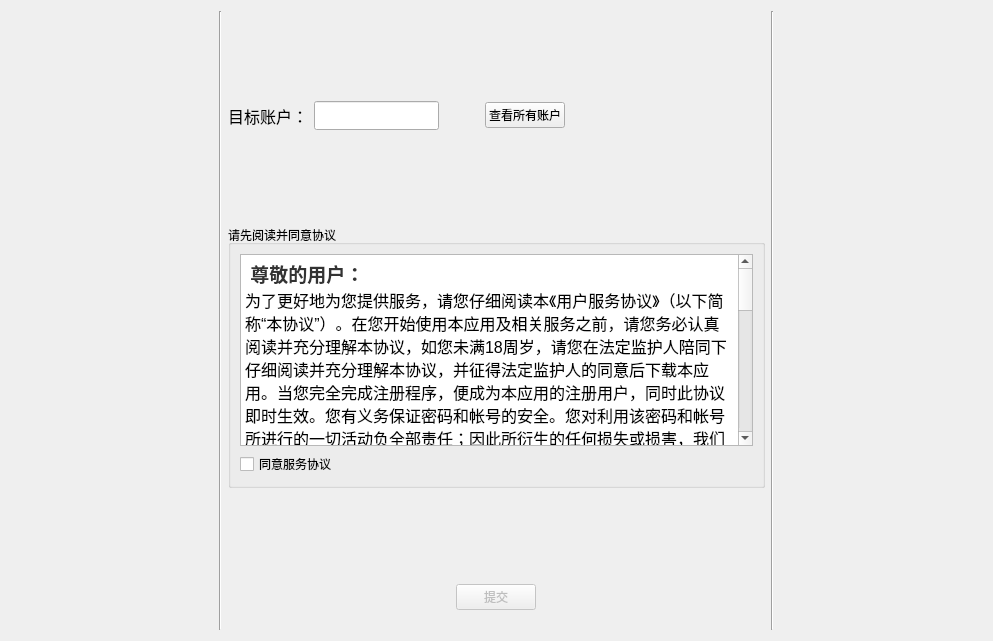
          <widget class="QWidget" name="scrollAreaWidgetContents_4">
           <property name="geometry">
            <rect>
             <x>0</x>
             <y>0</y>
             <width>993</width>
             <height>641</height>
            </rect>
           </property>
           <layout class="QHBoxLayout" name="horizontalLayout_19">
            <item>
             <spacer name="horizontalSpacer_16">
              <property name="orientation">
               <enum>Qt::Horizontal</enum>
              </property>
              <property name="sizeHint" stdset="0">
               <size>
                <width>125</width>
                <height>20</height>
               </size>
              </property>
             </spacer>
            </item>
            <item>
             <widget class="Line" name="line_2">
              <property name="orientation">
               <enum>Qt::Vertical</enum>
              </property>
             </widget>
            </item>
            <item>
             <layout class="QVBoxLayout" name="verticalLayout_12">
              <property name="bottomMargin">
               <number>20</number>
              </property>
              <item>
               <spacer name="verticalSpacer_7">
                <property name="orientation">
                 <enum>Qt::Vertical</enum>
                </property>
                <property name="sizeHint" stdset="0">
                 <size>
                  <width>20</width>
                  <height>40</height>
                 </size>
                </property>
               </spacer>
              </item>
              <item>
               <layout class="QHBoxLayout" name="horizontalLayout_14">
                <property name="rightMargin">
                 <number>200</number>
                </property>
                <item>
                 <widget class="QLabel" name="label_10">
                  <property name="font">
                   <font>
                    <family>Calibri</family>
                    <pointsize>12</pointsize>
                    <weight>50</weight>
                    <italic>false</italic>
                    <bold>false</bold>
                   </font>
                  </property>
                  <property name="text">
                   <string>目标账户：</string>
                  </property>
                 </widget>
                </item>
                <item>
                 <widget class="QLineEdit" name="removeTabTargetAccount">
                  <property name="font">
                   <font>
                    <family>Calibri</family>
                    <pointsize>12</pointsize>
                   </font>
                  </property>
                 </widget>
                </item>
                <item>
                 <spacer name="horizontalSpacer_15">
                  <property name="orientation">
                   <enum>Qt::Horizontal</enum>
                  </property>
                  <property name="sizeHint" stdset="0">
                   <size>
                    <width>40</width>
                    <height>20</height>
                   </size>
                  </property>
                 </spacer>
                </item>
                <item>
                 <widget class="QPushButton" name="removeTabShowAccounts">
                  <property name="text">
                   <string>查看所有账户</string>
                  </property>
                 </widget>
                </item>
               </layout>
              </item>
              <item>
               <spacer name="verticalSpacer_5">
                <property name="orientation">
                 <enum>Qt::Vertical</enum>
                </property>
                <property name="sizeHint" stdset="0">
                 <size>
                  <width>20</width>
                  <height>40</height>
                 </size>
                </property>
               </spacer>
              </item>
              <item>
               <widget class="QGroupBox" name="groupBox_4">
                <property name="title">
                 <string>请先阅读并同意协议</string>
                </property>
                <layout class="QVBoxLayout" name="verticalLayout_11">
                 <item>
                  <layout class="QVBoxLayout" name="verticalLayout_10">
                   <item>
                    <widget class="QTextBrowser" name="textBrowser_2">
                     <property name="html">
                      <string>&lt;!DOCTYPE HTML PUBLIC &quot;-//W3C//DTD HTML 4.0//EN&quot; &quot;http://www.w3.org/TR/REC-html40/strict.dtd&quot;&gt;
&lt;html&gt;&lt;head&gt;&lt;meta name=&quot;qrichtext&quot; content=&quot;1&quot; /&gt;&lt;style type=&quot;text/css&quot;&gt;
p, li { white-space: pre-wrap; }
&lt;/style&gt;&lt;/head&gt;&lt;body style=&quot; font-family:'Sitka Subheading'; font-size:12pt; font-weight:400; font-style:normal;&quot;&gt;
&lt;p style=&quot; margin-top:0px; margin-bottom:0px; margin-left:0px; margin-right:0px; -qt-block-indent:0; text-indent:0px;&quot;&gt;&lt;span style=&quot; font-family:'Helvetica Neue','Helvetica','Arial','sans-serif'; font-size:14pt; font-weight:696; color:#333333; background-color:#ffffff;&quot;&gt; 尊敬的用户：&lt;/span&gt;&lt;/p&gt;
&lt;p style=&quot; margin-top:0px; margin-bottom:0px; margin-left:0px; margin-right:0px; -qt-block-indent:0; text-indent:0px;&quot;&gt;为了更好地为您提供服务，请您仔细阅读本《用户服务协议》（以下简称“本协议”）。在您开始使用本应用及相关服务之前，请您务必认真阅读并充分理解本协议，如您未满18周岁，请您在法定监护人陪同下仔细阅读并充分理解本协议，并征得法定监护人的同意后下载本应用。当您完全完成注册程序，便成为本应用的注册用户，同时此协议即时生效。您有义务保证密码和帐号的安全。您对利用该密码和帐号所进行的一切活动负全部责任；因此所衍生的任何损失或损害，我们无法也不承担任何责任。&lt;/p&gt;
&lt;p style=&quot;-qt-paragraph-type:empty; margin-top:0px; margin-bottom:0px; margin-left:0px; margin-right:0px; -qt-block-indent:0; text-indent:0px;&quot;&gt;&lt;br /&gt;&lt;/p&gt;
&lt;p style=&quot; margin-top:0px; margin-bottom:0px; margin-left:0px; margin-right:0px; -qt-block-indent:0; text-indent:0px;&quot;&gt;为了能使用本服务，您同意以下事项：&lt;/p&gt;
&lt;p style=&quot;-qt-paragraph-type:empty; margin-top:0px; margin-bottom:0px; margin-left:0px; margin-right:0px; -qt-block-indent:0; text-indent:0px;&quot;&gt;&lt;br /&gt;&lt;/p&gt;
&lt;p style=&quot; margin-top:0px; margin-bottom:0px; margin-left:0px; margin-right:0px; -qt-block-indent:0; text-indent:0px;&quot;&gt;(1) 维持更新您个人用户信息，确保其真实、正确、最新及完整。&lt;/p&gt;
&lt;p style=&quot; margin-top:0px; margin-bottom:0px; margin-left:0px; margin-right:0px; -qt-block-indent:0; text-indent:0px;&quot;&gt;若您提供任何错误、不实、过时或不完整的资料，并为应用所确知，或者应用有合理的理由怀疑前述资料为错误、不实、过时或不完整，我司有权暂停或终止您的帐号，并拒绝您于现在和未来使用应用全部或部分的服务。&lt;/p&gt;
&lt;p style=&quot;-qt-paragraph-type:empty; margin-top:0px; margin-bottom:0px; margin-left:0px; margin-right:0px; -qt-block-indent:0; text-indent:0px;&quot;&gt;&lt;br /&gt;&lt;/p&gt;
&lt;p style=&quot; margin-top:0px; margin-bottom:0px; margin-left:0px; margin-right:0px; -qt-block-indent:0; text-indent:0px;&quot;&gt;(2) 应用不对用户所发布信息的删除或储存失败负责。&lt;/p&gt;
&lt;p style=&quot; margin-top:0px; margin-bottom:0px; margin-left:0px; margin-right:0px; -qt-block-indent:0; text-indent:0px;&quot;&gt;应用并不承诺对用户的存储信息进行无限期保留。除非本协议中另有规定，否则应用不保证服务一定会满足用户的使用要求，也不保证服务不会受中断，对服务的及时性、安全性、准确性也不作担保。应用有判定用户的行为是否符合应用服务条款的要求和精神的保留权利，如果用户违背了服务条款的规定，应用有中断对其提供网络服务的权利。&lt;/p&gt;
&lt;p style=&quot;-qt-paragraph-type:empty; margin-top:0px; margin-bottom:0px; margin-left:0px; margin-right:0px; -qt-block-indent:0; text-indent:0px;&quot;&gt;&lt;br /&gt;&lt;/p&gt;
&lt;p style=&quot; margin-top:0px; margin-bottom:0px; margin-left:0px; margin-right:0px; -qt-block-indent:0; text-indent:0px;&quot;&gt;(3) 用户对网络服务的使用承担风险。应用对此不作任何类型的担保，不论是明确的或隐含的，但是不对商业性的隐含担保、特定目的和不违反规定的适当担保作限制&lt;/p&gt;
&lt;p style=&quot;-qt-paragraph-type:empty; margin-top:0px; margin-bottom:0px; margin-left:0px; margin-right:0px; -qt-block-indent:0; text-indent:0px;&quot;&gt;&lt;br /&gt;&lt;/p&gt;
&lt;p style=&quot; margin-top:0px; margin-bottom:0px; margin-left:0px; margin-right:0px; -qt-block-indent:0; text-indent:0px;&quot;&gt;(4) 用户单独承担发布内容的责任。用户对服务的使用是根据所有适用于应用的国家法律、地方法律和国际法律标准的。&lt;/p&gt;&lt;/body&gt;&lt;/html&gt;</string>
                     </property>
                    </widget>
                   </item>
                   <item>
                    <widget class="QCheckBox" name="removeTabConfirmProtocol">
                     <property name="text">
                      <string>同意服务协议</string>
                     </property>
                    </widget>
                   </item>
                  </layout>
                 </item>
                </layout>
               </widget>
              </item>
              <item>
               <spacer name="verticalSpacer_6">
                <property name="orientation">
                 <enum>Qt::Vertical</enum>
                </property>
                <property name="sizeHint" stdset="0">
                 <size>
                  <width>20</width>
                  <height>35</height>
                 </size>
                </property>
               </spacer>
              </item>
              <item>
               <layout class="QHBoxLayout" name="horizontalLayout_15">
                <item>
                 <widget class="QPushButton" name="removeTabSubmitButton">
                  <property name="enabled">
                   <bool>false</bool>
                  </property>
                  <property name="sizePolicy">
                   <sizepolicy hsizetype="Fixed" vsizetype="Fixed">
                    <horstretch>0</horstretch>
                    <verstretch>0</verstretch>
                   </sizepolicy>
                  </property>
                  <property name="text">
                   <string>提交</string>
                  </property>
                 </widget>
                </item>
               </layout>
              </item>
             </layout>
            </item>
            <item>
             <widget class="Line" name="line_3">
              <property name="orientation">
               <enum>Qt::Vertical</enum>
              </property>
             </widget>
            </item>
            <item>
             <spacer name="horizontalSpacer_17">
              <property name="orientation">
               <enum>Qt::Horizontal</enum>
              </property>
              <property name="sizeHint" stdset="0">
               <size>
                <width>125</width>
                <height>20</height>
               </size>
              </property>
             </spacer>
            </item>
           </layout>
          </widget>
